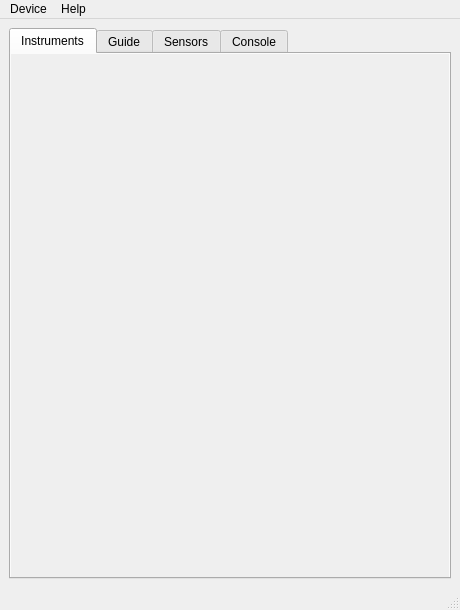
<?xml version="1.0" encoding="UTF-8"?>
<ui version="4.0">
 <class>pslab_main_window</class>
 <widget class="QMainWindow" name="pslab_main_window">
  <property name="geometry">
   <rect>
    <x>0</x>
    <y>0</y>
    <width>460</width>
    <height>610</height>
   </rect>
  </property>
  <property name="sizePolicy">
   <sizepolicy hsizetype="Fixed" vsizetype="Fixed">
    <horstretch>0</horstretch>
    <verstretch>0</verstretch>
   </sizepolicy>
  </property>
  <property name="minimumSize">
   <size>
    <width>460</width>
    <height>610</height>
   </size>
  </property>
  <property name="maximumSize">
   <size>
    <width>460</width>
    <height>610</height>
   </size>
  </property>
  <property name="windowTitle">
   <string>PSLab Desktop App V2.0</string>
  </property>
  <property name="windowIcon">
   <iconset>
    <normaloff>../resources/icons/app_logo/pslab_logo.png</normaloff>../resources/icons/app_logo/pslab_logo.png</iconset>
  </property>
  <property name="windowOpacity">
   <double>50.000000000000000</double>
  </property>
  <widget class="QWidget" name="app_window">
   <layout class="QVBoxLayout" name="verticalLayout">
    <item>
     <widget class="QTabWidget" name="app_tabs">
      <property name="cursor">
       <cursorShape>PointingHandCursor</cursorShape>
      </property>
      <property name="autoFillBackground">
       <bool>false</bool>
      </property>
      <property name="tabShape">
       <enum>QTabWidget::Rounded</enum>
      </property>
      <property name="currentIndex">
       <number>0</number>
      </property>
      <property name="iconSize">
       <size>
        <width>24</width>
        <height>24</height>
       </size>
      </property>
      <property name="elideMode">
       <enum>Qt::ElideNone</enum>
      </property>
      <property name="movable">
       <bool>false</bool>
      </property>
      <property name="tabBarAutoHide">
       <bool>false</bool>
      </property>
      <widget class="QWidget" name="tab_instruments">
       <attribute name="icon">
        <iconset>
         <normaloff>../resources/icons/tab_icons/instrument_tab_icon.png</normaloff>../resources/icons/tab_icons/instrument_tab_icon.png</iconset>
       </attribute>
       <attribute name="title">
        <string extracomment="Holds multiple instruments supported by PSLab">Instruments</string>
       </attribute>
       <attribute name="toolTip">
        <string>Instruments provided by PSLab</string>
       </attribute>
       <widget class="QFrame" name="frame_instruments">
        <property name="geometry">
         <rect>
          <x>-1</x>
          <y>-1</y>
          <width>441</width>
          <height>541</height>
         </rect>
        </property>
        <property name="frameShape">
         <enum>QFrame::NoFrame</enum>
        </property>
        <property name="frameShadow">
         <enum>QFrame::Plain</enum>
        </property>
        <property name="lineWidth">
         <number>1</number>
        </property>
        <widget class="QScrollArea" name="scroll_instruments">
         <property name="geometry">
          <rect>
           <x>0</x>
           <y>-1</y>
           <width>441</width>
           <height>541</height>
          </rect>
         </property>
         <property name="frameShape">
          <enum>QFrame::NoFrame</enum>
         </property>
         <property name="frameShadow">
          <enum>QFrame::Plain</enum>
         </property>
         <property name="widgetResizable">
          <bool>true</bool>
         </property>
         <widget class="QWidget" name="scroll_area_instruments">
          <property name="geometry">
           <rect>
            <x>0</x>
            <y>0</y>
            <width>441</width>
            <height>541</height>
           </rect>
          </property>
         </widget>
        </widget>
       </widget>
      </widget>
      <widget class="QWidget" name="tab_guide">
       <attribute name="icon">
        <iconset>
         <normaloff>../resources/icons/tab_icons/guide_tab_icon.png</normaloff>../resources/icons/tab_icons/guide_tab_icon.png</iconset>
       </attribute>
       <attribute name="title">
        <string>Guide</string>
       </attribute>
       <widget class="QFrame" name="frame_guide">
        <property name="geometry">
         <rect>
          <x>-1</x>
          <y>-1</y>
          <width>441</width>
          <height>541</height>
         </rect>
        </property>
        <property name="frameShape">
         <enum>QFrame::NoFrame</enum>
        </property>
        <property name="frameShadow">
         <enum>QFrame::Plain</enum>
        </property>
        <widget class="QScrollArea" name="scroll_guide">
         <property name="geometry">
          <rect>
           <x>-1</x>
           <y>-1</y>
           <width>441</width>
           <height>541</height>
          </rect>
         </property>
         <property name="frameShape">
          <enum>QFrame::NoFrame</enum>
         </property>
         <property name="frameShadow">
          <enum>QFrame::Plain</enum>
         </property>
         <property name="widgetResizable">
          <bool>true</bool>
         </property>
         <widget class="QWidget" name="scroll_area_guide">
          <property name="geometry">
           <rect>
            <x>0</x>
            <y>0</y>
            <width>441</width>
            <height>541</height>
           </rect>
          </property>
          <widget class="QTextBrowser" name="text_area_guide">
           <property name="geometry">
            <rect>
             <x>0</x>
             <y>0</y>
             <width>441</width>
             <height>541</height>
            </rect>
           </property>
           <property name="frameShape">
            <enum>QFrame::NoFrame</enum>
           </property>
           <property name="frameShadow">
            <enum>QFrame::Plain</enum>
           </property>
           <property name="verticalScrollBarPolicy">
            <enum>Qt::ScrollBarAlwaysOn</enum>
           </property>
           <property name="documentTitle">
            <string/>
           </property>
           <property name="lineWrapMode">
            <enum>QTextEdit::NoWrap</enum>
           </property>
           <property name="html">
            <string>&lt;!DOCTYPE HTML PUBLIC &quot;-//W3C//DTD HTML 4.0//EN&quot; &quot;http://www.w3.org/TR/REC-html40/strict.dtd&quot;&gt;
&lt;html&gt;&lt;head&gt;&lt;meta name=&quot;qrichtext&quot; content=&quot;1&quot; /&gt;&lt;style type=&quot;text/css&quot;&gt;
p, li { white-space: pre-wrap; }
&lt;/style&gt;&lt;/head&gt;&lt;body style=&quot; font-family:'Ubuntu'; font-size:11pt; font-weight:400; font-style:normal;&quot;&gt;
&lt;p style=&quot;-qt-paragraph-type:empty; margin-top:0px; margin-bottom:0px; margin-left:0px; margin-right:0px; -qt-block-indent:0; text-indent:0px;&quot;&gt;&lt;br /&gt;&lt;/p&gt;&lt;/body&gt;&lt;/html&gt;</string>
           </property>
           <property name="cursorWidth">
            <number>1</number>
           </property>
           <property name="placeholderText">
            <string>Guide for the selected instrument will be displayed here...</string>
           </property>
           <property name="openExternalLinks">
            <bool>true</bool>
           </property>
          </widget>
         </widget>
        </widget>
       </widget>
      </widget>
      <widget class="QWidget" name="tab_sensors">
       <attribute name="icon">
        <iconset>
         <normaloff>../resources/icons/tab_icons/sensor_tab_icon.png</normaloff>../resources/icons/tab_icons/sensor_tab_icon.png</iconset>
       </attribute>
       <attribute name="title">
        <string>Sensors</string>
       </attribute>
       <widget class="QFrame" name="frame_sensors">
        <property name="geometry">
         <rect>
          <x>-1</x>
          <y>-1</y>
          <width>441</width>
          <height>541</height>
         </rect>
        </property>
        <property name="frameShape">
         <enum>QFrame::NoFrame</enum>
        </property>
        <property name="frameShadow">
         <enum>QFrame::Plain</enum>
        </property>
        <widget class="QScrollArea" name="scroll_sensors">
         <property name="geometry">
          <rect>
           <x>-1</x>
           <y>-1</y>
           <width>441</width>
           <height>541</height>
          </rect>
         </property>
         <property name="frameShape">
          <enum>QFrame::NoFrame</enum>
         </property>
         <property name="frameShadow">
          <enum>QFrame::Plain</enum>
         </property>
         <property name="widgetResizable">
          <bool>true</bool>
         </property>
         <widget class="QWidget" name="scroll_area_sensors">
          <property name="geometry">
           <rect>
            <x>0</x>
            <y>0</y>
            <width>441</width>
            <height>541</height>
           </rect>
          </property>
         </widget>
        </widget>
       </widget>
      </widget>
      <widget class="QWidget" name="tab_console">
       <attribute name="icon">
        <iconset>
         <normaloff>../resources/icons/tab_icons/ipython_tab_icon.png</normaloff>../resources/icons/tab_icons/ipython_tab_icon.png</iconset>
       </attribute>
       <attribute name="title">
        <string>Console</string>
       </attribute>
       <widget class="QFrame" name="frame_console">
        <property name="geometry">
         <rect>
          <x>-1</x>
          <y>-1</y>
          <width>441</width>
          <height>541</height>
         </rect>
        </property>
        <property name="frameShape">
         <enum>QFrame::NoFrame</enum>
        </property>
        <property name="frameShadow">
         <enum>QFrame::Plain</enum>
        </property>
       </widget>
      </widget>
     </widget>
    </item>
   </layout>
  </widget>
  <widget class="QMenuBar" name="pslab_main_menu">
   <property name="geometry">
    <rect>
     <x>0</x>
     <y>0</y>
     <width>460</width>
     <height>25</height>
    </rect>
   </property>
   <widget class="QMenu" name="menuDevice">
    <property name="title">
     <string>Device</string>
    </property>
    <addaction name="action_reconnect"/>
    <addaction name="action_test_device"/>
    <addaction name="separator"/>
    <addaction name="action_about_device"/>
   </widget>
   <widget class="QMenu" name="menuHelp">
    <property name="tearOffEnabled">
     <bool>false</bool>
    </property>
    <property name="title">
     <string>Help</string>
    </property>
    <addaction name="action_pin_Layout"/>
    <addaction name="action_datasheet"/>
   </widget>
   <addaction name="menuDevice"/>
   <addaction name="menuHelp"/>
  </widget>
  <widget class="QStatusBar" name="pslab_status_bar"/>
  <action name="action_reconnect">
   <property name="icon">
    <iconset>
     <normaloff>../resources/icons/menu_icons/reconnect_menu_icon.png</normaloff>../resources/icons/menu_icons/reconnect_menu_icon.png</iconset>
   </property>
   <property name="text">
    <string>Reconnect</string>
   </property>
   <property name="toolTip">
    <string>Reconnect to PSLab device</string>
   </property>
   <property name="shortcut">
    <string>Ctrl+Alt+R</string>
   </property>
  </action>
  <action name="action_about_device">
   <property name="icon">
    <iconset>
     <normaloff>../resources/icons/menu_icons/about_device_menu_icon.png</normaloff>../resources/icons/menu_icons/about_device_menu_icon.png</iconset>
   </property>
   <property name="text">
    <string>About...</string>
   </property>
  </action>
  <action name="action_test_device">
   <property name="icon">
    <iconset>
     <normaloff>../resources/icons/menu_icons/test_device_menu_icon.png</normaloff>../resources/icons/menu_icons/test_device_menu_icon.png</iconset>
   </property>
   <property name="text">
    <string>Test Device...</string>
   </property>
  </action>
  <action name="action_pin_Layout">
   <property name="text">
    <string>Pin Layout...</string>
   </property>
  </action>
  <action name="action_datasheet">
   <property name="text">
    <string>Datasheet...</string>
   </property>
  </action>
 </widget>
 <resources/>
 <connections>
  <connection>
   <sender>action_reconnect</sender>
   <signal>triggered()</signal>
   <receiver>pslab_main_window</receiver>
   <slot>maction_reconnect_device()</slot>
   <hints>
    <hint type="sourcelabel">
     <x>-1</x>
     <y>-1</y>
    </hint>
    <hint type="destinationlabel">
     <x>229</x>
     <y>304</y>
    </hint>
   </hints>
  </connection>
  <connection>
   <sender>action_test_device</sender>
   <signal>triggered()</signal>
   <receiver>pslab_main_window</receiver>
   <slot>maction_test_device()</slot>
   <hints>
    <hint type="sourcelabel">
     <x>-1</x>
     <y>-1</y>
    </hint>
    <hint type="destinationlabel">
     <x>229</x>
     <y>304</y>
    </hint>
   </hints>
  </connection>
  <connection>
   <sender>action_about_device</sender>
   <signal>triggered()</signal>
   <receiver>pslab_main_window</receiver>
   <slot>maction_about_device()</slot>
   <hints>
    <hint type="sourcelabel">
     <x>-1</x>
     <y>-1</y>
    </hint>
    <hint type="destinationlabel">
     <x>229</x>
     <y>304</y>
    </hint>
   </hints>
  </connection>
  <connection>
   <sender>action_pin_Layout</sender>
   <signal>triggered()</signal>
   <receiver>pslab_main_window</receiver>
   <slot>maction_pinlayout()</slot>
   <hints>
    <hint type="sourcelabel">
     <x>-1</x>
     <y>-1</y>
    </hint>
    <hint type="destinationlabel">
     <x>229</x>
     <y>304</y>
    </hint>
   </hints>
  </connection>
  <connection>
   <sender>action_datasheet</sender>
   <signal>triggered()</signal>
   <receiver>pslab_main_window</receiver>
   <slot>maction_datasheet()</slot>
   <hints>
    <hint type="sourcelabel">
     <x>-1</x>
     <y>-1</y>
    </hint>
    <hint type="destinationlabel">
     <x>229</x>
     <y>304</y>
    </hint>
   </hints>
  </connection>
 </connections>
 <slots>
  <slot>maction_reconnect_device()</slot>
  <slot>maction_test_device()</slot>
  <slot>maction_about_device()</slot>
  <slot>maction_pinlayout()</slot>
  <slot>maction_datasheet()</slot>
 </slots>
</ui>
